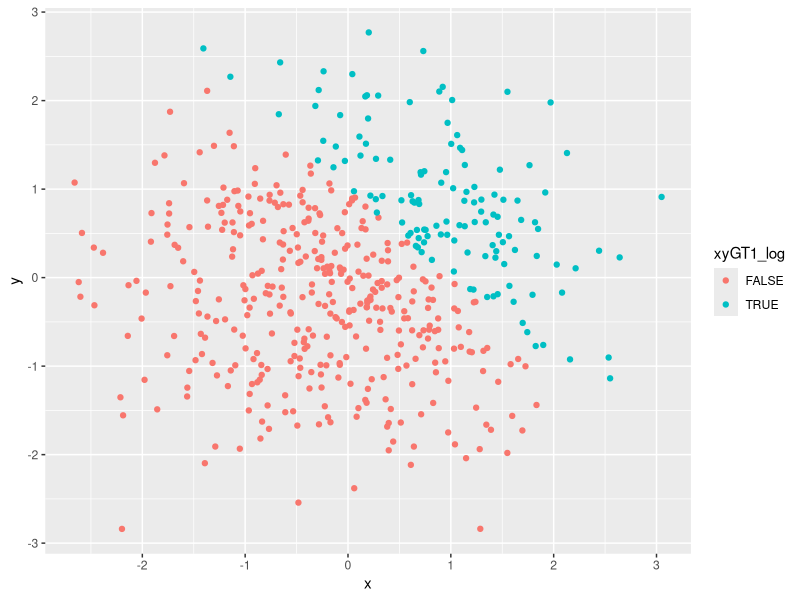
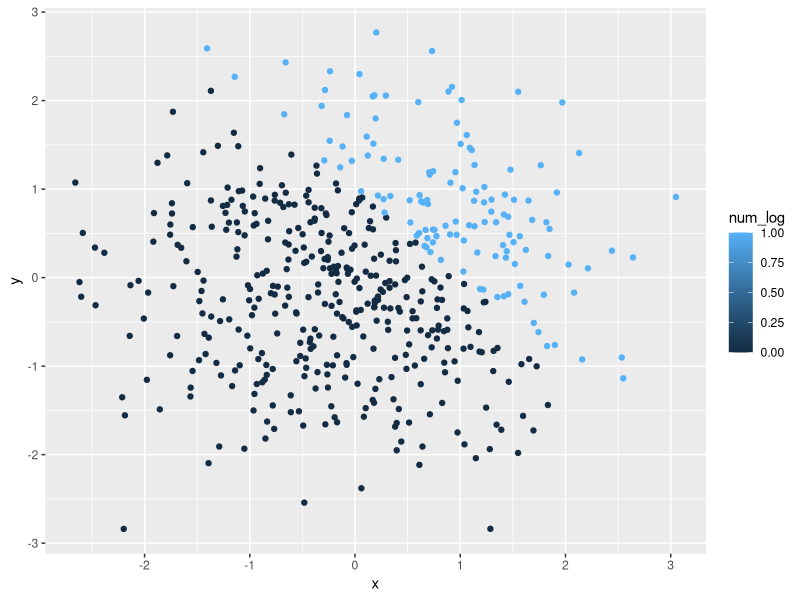
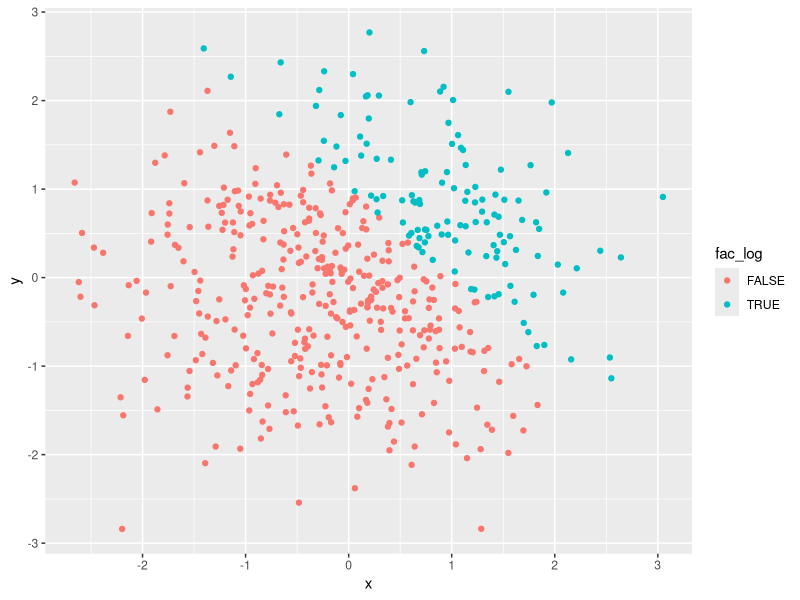

R code for these plots, in order:
## ---- chunk 1
library(tidyverse)
## ---- chunk 2

hw1p1_df = tibble(
  rsamp = rnorm(8),
  log_vec = rsamp > 0,
  char_vec = c("a", "b", "c", "d", "e", "f", "g", "h"),
  fac_vec = factor(c("lev1", "lev3", "lev2", "lev2", "lev2", "lev1", "lev3", "lev3"))
  
)

## ---- chunk 3

mean(pull(hw1p1_df, rsamp))
mean(pull(hw1p1_df, log_vec))
mean(pull(hw1p1_df, char_vec))
mean(pull(hw1p1_df, fac_vec))

## ---- chunk 4
as.numeric(pull(hw1p1_df, log_vec))*pull(hw1p1_df, rsamp)

as.factor(pull(hw1p1_df, log_vec))*pull(hw1p1_df, rsamp)

as.numeric(as.factor(pull(hw1p1_df, log_vec)))*pull(hw1p1_df, rsamp)
## ---- chunk 5

hw1p2_df = tibble(
  x = rnorm(500),
  y = rnorm(500),
  xyGT1_log = x + y > 1,
  num_log = as.numeric(xyGT1_log),
  fac_log = as.factor(xyGT1_log)
)
## ---- chunk 6

ggplot(hw1p2_df, aes(x = x, y = y, color = xyGT1_log)) + geom_point()


## ---- chunk 7

ggplot(hw1p2_df, aes(x = x, y = y, color = num_log)) + geom_point()

## ---- chunk 8

ggplot(hw1p2_df, aes(x = x, y = y, color = fac_log)) + geom_point()

